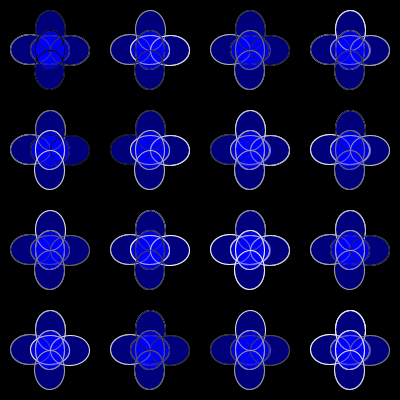
Frame 1 (no input)
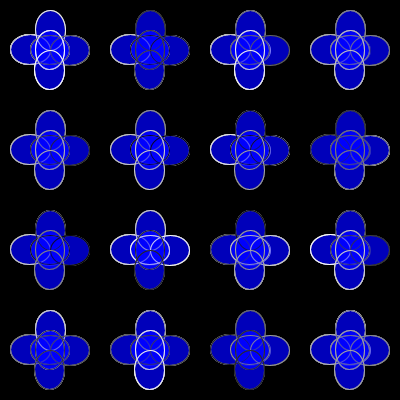
Frame 2 (the mouse pressed at the canvas centre, redrawn once)

The Processing sketch that drew these frames (run headless with seeded random() and noise(); the mouse was pressed at the canvas centre and the sketch redrawn once):

// Processing sketch: processing_39128
// ── processing_39128.pde

//Sketch by Miles Thomas
//Sunday, September 25, 2011
//Homework 5_1 for Comp Methods

void setup() {
  size(400, 400);
  background(0);
  ellipseMode(CENTER);
  smooth();
}

//void draw sets up the grid for the infinityEllipse program to follow
void draw() { 
  for (int x=50; x<=360; x+=100) {
    for (int y=50; y<=380; y+=100) {
      infinityEllipse(x, y);
      noLoop();
    }
  }
}

//infinity Ellipse creates a pattern of joined ellipses like
//an infinity sign, that are rotated to create a pattern
void infinityEllipse(float x, float y) {
  pushMatrix();
  translate(x, y);
  //sets up rotates at each 90 degrees, runs multiple times to overlap transparencies
  for (int r=0; r<360; r+=30) {
    rotate(radians(90));
    stroke(random(0, 255)); //degree of randomness introduced to stroke
    fill(0, 0, 255, 50); //overlaying transparencies builds up pattern
    //linked ellipses
    ellipse(0, 0, 30, 40); 
    ellipse(0, 20, 30, 40);
  }
  popMatrix();
}
